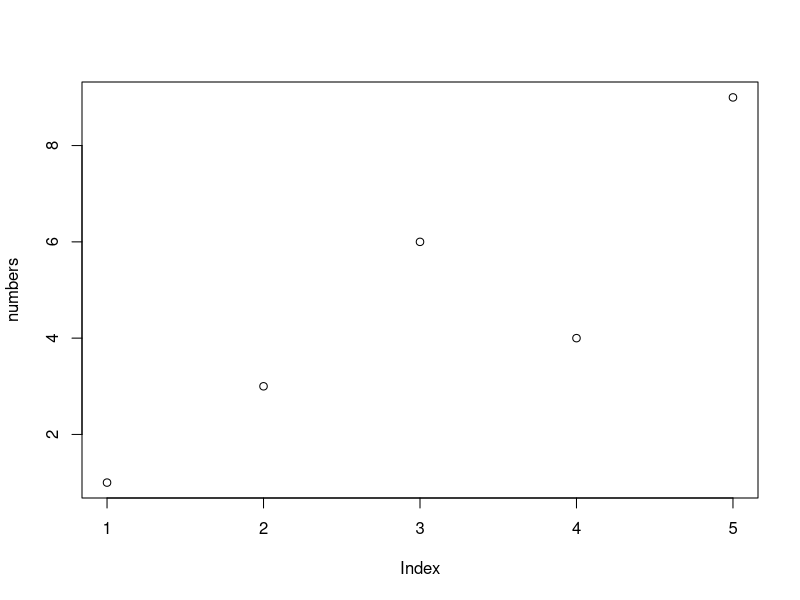

Write the R code that produced this figure.
## ---- chunk 1
knitr::opts_chunk$set(echo=TRUE)
## ---- chunk 2

#Proyecto PrognoCovid
numbers <- c(1, 3, 6, 4, 9)
plot(numbers)

